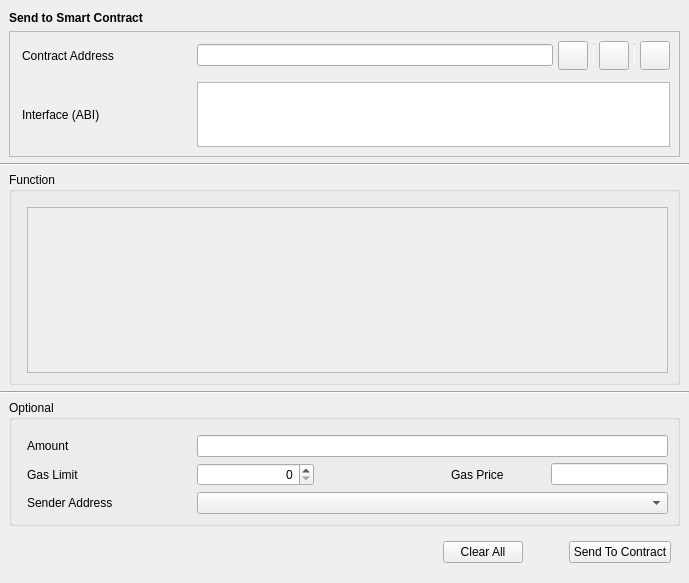
<?xml version="1.0" encoding="UTF-8"?>
<ui version="4.0">
 <class>SendToContract</class>
 <widget class="QWidget" name="SendToContract">
  <property name="geometry">
   <rect>
    <x>0</x>
    <y>0</y>
    <width>689</width>
    <height>583</height>
   </rect>
  </property>
  <property name="windowTitle">
   <string>Form</string>
  </property>
  <layout class="QVBoxLayout" name="verticalLayout">
   <property name="leftMargin">
    <number>0</number>
   </property>
   <property name="rightMargin">
    <number>0</number>
   </property>
   <item>
    <widget class="QStackedWidget" name="stackedWidget">
     <property name="currentIndex">
      <number>0</number>
     </property>
     <widget class="QWidget" name="sendContractPage">
      <layout class="QVBoxLayout" name="verticalLayout_4">
       <property name="leftMargin">
        <number>0</number>
       </property>
       <property name="topMargin">
        <number>0</number>
       </property>
       <property name="rightMargin">
        <number>0</number>
       </property>
       <property name="bottomMargin">
        <number>0</number>
       </property>
       <item>
        <layout class="QVBoxLayout" name="verticalLayout_5">
         <property name="leftMargin">
          <number>9</number>
         </property>
         <property name="rightMargin">
          <number>9</number>
         </property>
         <item>
        <widget class="QLabel" name="labelTitle">
         <property name="font">
          <font>
           <weight>75</weight>
           <bold>true</bold>
          </font>
         </property>
         <property name="text">
          <string>Send to Smart Contract</string>
         </property>
        </widget>
       </item>
       <item>
        <widget class="QFrame" name="frameContract">
         <property name="sizePolicy">
          <sizepolicy hsizetype="Preferred" vsizetype="Fixed">
           <horstretch>0</horstretch>
           <verstretch>0</verstretch>
          </sizepolicy>
         </property>
         <property name="frameShape">
          <enum>QFrame::StyledPanel</enum>
         </property>
         <property name="frameShadow">
          <enum>QFrame::Raised</enum>
         </property>
         <layout class="QVBoxLayout" name="verticalLayout_2">
          <property name="leftMargin">
           <number>0</number>
          </property>
          <property name="rightMargin">
           <number>0</number>
          </property>
          <item>
           <layout class="QGridLayout" name="gridLayout">
            <property name="leftMargin">
             <number>12</number>
            </property>
              <property name="rightMargin">
               <number>9</number>
              </property>
            <property name="horizontalSpacing">
             <number>15</number>
            </property>
            <property name="verticalSpacing">
             <number>12</number>
            </property>
              <item row="1" column="2">
               <widget class="QValidatedTextEdit" name="textEditInterface">
                <property name="sizePolicy">
                 <sizepolicy hsizetype="Expanding" vsizetype="Fixed">
                  <horstretch>0</horstretch>
                  <verstretch>0</verstretch>
                 </sizepolicy>
                </property>
                <property name="maximumSize">
                 <size>
                  <width>16777215</width>
                  <height>65</height>
                 </size>
                </property>
                <property name="horizontalScrollBarPolicy">
                 <enum>Qt::ScrollBarAlwaysOff</enum>
                </property>
               </widget>
              </item>
            <item row="0" column="2">
             <layout class="QHBoxLayout" name="horizontalLayout_2">
              <property name="spacing">
               <number>5</number>
              </property>
              <item>
               <widget class="QValidatedLineEdit" name="lineEditContractAddress"/>
              </item>
              <item>
               <widget class="QToolButton" name="loadInfoButton">
                <property name="toolTip">
                 <string>Choose from contract book page</string>
                </property>
                <property name="text">
                 <string/>
                </property>
                <property name="iconSize">
                 <size>
                  <width>22</width>
                  <height>22</height>
                 </size>
                </property>
               </widget>
              </item>
              <item>
               <widget class="Line" name="vLine">
                <property name="maximumSize">
                 <size>
                  <width>1</width>
                  <height>22</height>
                 </size>
                </property>
                <property name="orientation">
                 <enum>Qt::Vertical</enum>
                </property>
               </widget>
              </item>
              <item>
               <widget class="QToolButton" name="pasteAddressButton">
                <property name="toolTip">
                 <string>Paste contract address from clipboard</string>
                </property>
                <property name="text">
                 <string/>
                </property>
                <property name="iconSize">
                 <size>
                  <width>22</width>
                  <height>22</height>
                 </size>
                </property>
               </widget>
              </item>
              <item>
               <widget class="Line" name="vLine2">
                <property name="maximumSize">
                 <size>
                  <width>1</width>
                  <height>22</height>
                 </size>
                </property>
                <property name="orientation">
                 <enum>Qt::Vertical</enum>
                </property>
               </widget>
              </item>
              <item>
               <widget class="QToolButton" name="saveInfoButton">
                <property name="toolTip">
                 <string>Save contract info</string>
                </property>
                <property name="text">
                 <string/>
                </property>
                <property name="iconSize">
                 <size>
                  <width>22</width>
                  <height>22</height>
                 </size>
                </property>
               </widget>
              </item>
             </layout>
            </item>
              <item row="1" column="0">
               <layout class="QVBoxLayout" name="verticalLayout_8">
                <item>
                 <widget class="QLabel" name="labelInterface">
                  <property name="minimumSize">
                   <size>
                    <width>160</width>
                    <height>0</height>
                   </size>
                  </property>
              <property name="text">
                   <string>Interface (ABI)</string>
              </property>
             </widget>
            </item>
               </layout>
              </item>
              <item row="0" column="0">
               <layout class="QVBoxLayout" name="verticalLayout_9">
                <item>
                 <widget class="QLabel" name="labelContractAddress">
                  <property name="minimumSize">
               <size>
                    <width>160</width>
                    <height>0</height>
               </size>
              </property>
                  <property name="text">
                   <string>Contract Address</string>
              </property>
             </widget>
            </item>
               </layout>
              </item>
             </layout>
            </item>
           </layout>
             </widget>
            </item>
           </layout>
          </item>
       <item>
        <widget class="Line" name="hContractLine">
         <property name="orientation">
          <enum>Qt::Horizontal</enum>
         </property>
        </widget>
       </item>
       <item>
        <layout class="QVBoxLayout" name="verticalLayout_6">
         <property name="leftMargin">
          <number>9</number>
         </property>
         <property name="rightMargin">
          <number>9</number>
         </property>
         <item>
        <widget class="QGroupBox" name="groupBoxFunction">
         <property name="title">
          <string>Function</string>
         </property>
         <layout class="QVBoxLayout" name="verticalLayout_3">
          <property name="leftMargin">
           <number>15</number>
          </property>
          <property name="topMargin">
           <number>15</number>
          </property>
          <property name="bottomMargin">
           <number>9</number>
          </property>
          <item>
           <widget class="QScrollArea" name="scrollAreaFunction">
            <property name="widgetResizable">
             <bool>true</bool>
            </property>
            <widget class="QWidget" name="scrollAreaWidgetContents">
             <property name="geometry">
              <rect>
               <x>0</x>
               <y>0</y>
               <width>639</width>
                 <height>137</height>
              </rect>
             </property>
            </widget>
           </widget>
          </item>
         </layout>
        </widget>
       </item>
        </layout>
       </item>
       <item>
        <widget class="Line" name="hContractLine2">
         <property name="orientation">
          <enum>Qt::Horizontal</enum>
         </property>
        </widget>
       </item>
       <item>
        <layout class="QVBoxLayout" name="verticalLayout_7">
         <property name="leftMargin">
          <number>9</number>
         </property>
         <property name="rightMargin">
          <number>9</number>
         </property>
       <item>
        <widget class="QGroupBox" name="groupBoxOptional">
         <property name="title">
          <string>Optional</string>
         </property>
         <layout class="QGridLayout" name="gridLayout_2">
          <property name="leftMargin">
           <number>15</number>
          </property>
          <property name="topMargin">
           <number>15</number>
          </property>
          <property name="horizontalSpacing">
           <number>10</number>
          </property>
          <property name="verticalSpacing">
           <number>6</number>
          </property>
          <item row="0" column="1" colspan="4">
           <widget class="BitcoinAmountField" name="lineEditAmount"/>
          </item>
          <item row="1" column="0">
           <widget class="QLabel" name="labelGasLimit">
            <property name="sizePolicy">
             <sizepolicy hsizetype="Fixed" vsizetype="Preferred">
              <horstretch>0</horstretch>
              <verstretch>0</verstretch>
             </sizepolicy>
            </property>
            <property name="minimumSize">
             <size>
                <width>160</width>
              <height>0</height>
             </size>
            </property>
            <property name="text">
             <string>Gas Limit</string>
            </property>
           </widget>
          </item>
          <item row="1" column="3">
           <widget class="QLabel" name="labelGasPrice">
            <property name="sizePolicy">
             <sizepolicy hsizetype="Fixed" vsizetype="Preferred">
              <horstretch>0</horstretch>
              <verstretch>0</verstretch>
             </sizepolicy>
            </property>
            <property name="minimumSize">
             <size>
              <width>90</width>
              <height>0</height>
             </size>
            </property>
            <property name="text">
             <string>Gas Price</string>
            </property>
           </widget>
          </item>
          <item row="3" column="1" colspan="4">
           <widget class="AddressField" name="lineEditSenderAddress">
            <property name="minimumSize">
             <size>
              <width>370</width>
              <height>0</height>
             </size>
            </property>
           </widget>
          </item>
          <item row="0" column="0">
           <widget class="QLabel" name="labelAmount">
            <property name="sizePolicy">
             <sizepolicy hsizetype="Fixed" vsizetype="Preferred">
              <horstretch>0</horstretch>
              <verstretch>0</verstretch>
             </sizepolicy>
            </property>
            <property name="minimumSize">
             <size>
                <width>160</width>
              <height>0</height>
             </size>
            </property>
            <property name="text">
             <string>Amount</string>
            </property>
           </widget>
          </item>
          <item row="1" column="4">
           <widget class="BitcoinAmountField" name="lineEditGasPrice"/>
          </item>
          <item row="3" column="0">
           <widget class="QLabel" name="labelSenderAddress">
            <property name="sizePolicy">
             <sizepolicy hsizetype="Fixed" vsizetype="Preferred">
              <horstretch>0</horstretch>
              <verstretch>0</verstretch>
             </sizepolicy>
            </property>
            <property name="minimumSize">
             <size>
                <width>160</width>
              <height>0</height>
             </size>
            </property>
            <property name="text">
             <string>Sender Address</string>
            </property>
           </widget>
          </item>
          <item row="1" column="1">
           <widget class="QSpinBox" name="lineEditGasLimit">
            <property name="sizePolicy">
             <sizepolicy hsizetype="Expanding" vsizetype="Fixed">
              <horstretch>0</horstretch>
              <verstretch>0</verstretch>
             </sizepolicy>
            </property>
            <property name="alignment">
             <set>Qt::AlignRight|Qt::AlignTrailing|Qt::AlignVCenter</set>
            </property>
           </widget>
          </item>
          <item row="1" column="2">
           <spacer name="horizontalSpacer_2">
            <property name="orientation">
             <enum>Qt::Horizontal</enum>
            </property>
            <property name="sizeHint" stdset="0">
             <size>
              <width>60</width>
              <height>20</height>
             </size>
            </property>
           </spacer>
          </item>
         </layout>
        </widget>
       </item>
      </layout>
       </item>
      </layout>
     </widget>
    </widget>
   </item>
   <item>
    <layout class="QHBoxLayout" name="horizontalLayout">
     <property name="leftMargin">
      <number>18</number>
     </property>
     <property name="topMargin">
      <number>9</number>
     </property>
     <property name="rightMargin">
      <number>18</number>
     </property>
     <property name="bottomMargin">
      <number>9</number>
     </property>
     <item>
      <spacer name="horizontalSpacer">
       <property name="orientation">
        <enum>Qt::Horizontal</enum>
       </property>
       <property name="sizeType">
        <enum>QSizePolicy::Expanding</enum>
       </property>
       <property name="sizeHint" stdset="0">
        <size>
         <width>40</width>
         <height>20</height>
        </size>
       </property>
      </spacer>
     </item>
     <item>
      <widget class="QPushButton" name="pushButtonClearAll">
       <property name="text">
        <string>Clear All</string>
       </property>
      </widget>
     </item>
     <item>
      <spacer name="horizontalSpacer_3">
       <property name="orientation">
        <enum>Qt::Horizontal</enum>
       </property>
       <property name="sizeType">
        <enum>QSizePolicy::Fixed</enum>
       </property>
       <property name="sizeHint" stdset="0">
        <size>
         <width>40</width>
         <height>20</height>
        </size>
       </property>
      </spacer>
     </item>
     <item>
      <widget class="QPushButton" name="pushButtonSendToContract">
       <property name="text">
        <string>Send To Contract</string>
       </property>
      </widget>
     </item>
    </layout>
   </item>
  </layout>
 </widget>
 <customwidgets>
  <customwidget>
   <class>QValidatedTextEdit</class>
   <extends>QTextEdit</extends>
   <header>qt/qvalidatedtextedit.h</header>
  </customwidget>
  <customwidget>
   <class>AddressField</class>
   <extends>QComboBox</extends>
   <header>qt/addressfield.h</header>
  </customwidget>
  <customwidget>
   <class>BitcoinAmountField</class>
   <extends>QLineEdit</extends>
   <header>qt/bitcoinamountfield.h</header>
   <container>1</container>
  </customwidget>
  <customwidget>
   <class>QValidatedLineEdit</class>
   <extends>QLineEdit</extends>
   <header>qt/qvalidatedlineedit.h</header>
  </customwidget>
 </customwidgets>
 <resources/>
 <connections/>
</ui>
